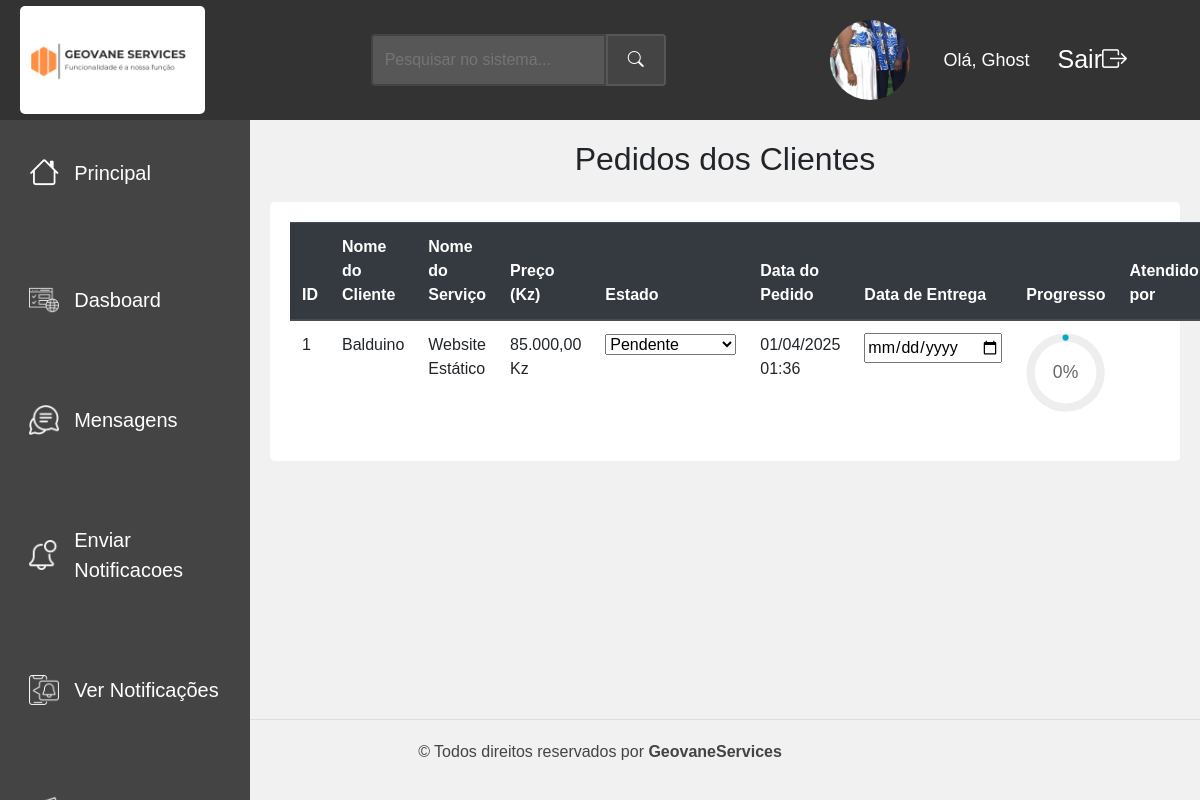
The page /funcionario/pedidos.php (signed in) on the database its author committed.
### tables this page shows
CREATE TABLE IF NOT EXISTS `funcionario` (
  `id_funcionario` int NOT NULL AUTO_INCREMENT,
  `nome` varchar(100) DEFAULT NULL,
  `sobrenome` varchar(100) DEFAULT NULL,
  `docId` varchar(20) DEFAULT NULL,
  `email` varchar(100) DEFAULT NULL,
  `telefone` varchar(20) DEFAULT NULL,
  `data_nasc` date DEFAULT NULL,
  `sexo` enum('masculino',' feminino') DEFAULT NULL,
  `endereco` varchar(255) DEFAULT NULL,
  `usuario` varchar(50) DEFAULT NULL,
  `senha` varchar(255) DEFAULT NULL,
  `conf_senha` varchar(255) DEFAULT NULL,
  `acesso` enum('funcionario','administrador') DEFAULT NULL,
  `tipo_contrato` varchar(50) NOT NULL,
  `data_contratacao` date NOT NULL,
  `id_cliente` int DEFAULT NULL,
  `imagem_perfil` varchar(255) DEFAULT NULL,
  `data_criacao` timestamp NULL DEFAULT CURRENT_TIMESTAMP,
  `menu_permissions` text,
  PRIMARY KEY (`id_funcionario`),
  KEY `id_cliente` (`id_cliente`)
);

CREATE TABLE IF NOT EXISTS `pedidos` (
  `id` int NOT NULL AUTO_INCREMENT,
  `id_cliente` int DEFAULT NULL,
  `id_servico` int DEFAULT NULL,
  `data_pedido` datetime DEFAULT CURRENT_TIMESTAMP,
  `data_entrega` datetime DEFAULT NULL,
  `estado` varchar(50) NOT NULL DEFAULT 'Pendente',
  `status` varchar(50) DEFAULT NULL,
  `id_funcionario` int DEFAULT NULL,
  PRIMARY KEY (`id`),
  KEY `id_cliente` (`id_cliente`),
  KEY `id_servico` (`id_servico`),
  KEY `fk_funcionario` (`id_funcionario`)
);

CREATE TABLE IF NOT EXISTS `cliente` (
  `id_cliente` int NOT NULL AUTO_INCREMENT,
  `nome` varchar(100) DEFAULT NULL,
  `sobrenome` varchar(100) DEFAULT NULL,
  `docId` varchar(20) DEFAULT NULL,
  `email` varchar(100) DEFAULT NULL,
  `telefone` varchar(20) DEFAULT NULL,
  `data_nasc` date DEFAULT NULL,
  `sexo` enum('masculino',' feminino') DEFAULT NULL,
  `endereco` varchar(255) DEFAULT NULL,
  `senha` varchar(255) DEFAULT NULL,
  `conf_senha` varchar(255) DEFAULT NULL,
  `imagem_perfil` varchar(255) DEFAULT NULL,
  `id_funcionario` int DEFAULT NULL,
  `saldo` decimal(10,2) NOT NULL DEFAULT '0.00',
  PRIMARY KEY (`id_cliente`),
  KEY `id_funcionario` (`id_funcionario`)
);

CREATE TABLE IF NOT EXISTS `servicos` (
  `id_servico` int NOT NULL AUTO_INCREMENT,
  `nome` varchar(100) DEFAULT NULL,
  `descricao` text,
  `preco` decimal(10,2) NOT NULL,
  `imagem` varchar(255) NOT NULL,
  `id_categoria` int DEFAULT NULL,
  PRIMARY KEY (`id_servico`),
  KEY `id_categoria` (`id_categoria`)
);

### funcionario/veryFun.php (called while the page is built, shortened)
<?php
    $nomeUsuario = $_SESSION['usuario'];
    ?>

### funcionario/pedidos.php (the view, shortened to what this page needs)
<?php
require './veryFun.php';
require '../conexao.php';
$id_funcionario = $_SESSION['id_funcionario'];
$sql = "SELECT imagem_perfil FROM Funcionario WHERE id_funcionario = $id_funcionario";
$result = $conexao->query($sql);
$funcionario = $result->fetch_assoc();
$query = "
    SELECT
        p.id AS pedido_id,
        c.nome AS cliente_nome,
        s.nome AS servico_nome,
        s.preco,
        p.estado,
        p.data_pedido,
        p.data_entrega,
        f.nome AS funcionario_nome
    FROM Pedidos p
    INNER JOIN Cliente c ON p.id_cliente = c.id_cliente
    INNER JOIN Servicos s ON p.id_servico = s.id_servico
    LEFT JOIN Funcionario f ON p.id_funcionario = f.id_funcionario
    ORDER BY p.id DESC
";
$result = $conexao->query($query);
?>
<!DOCTYPE html>
<html lang="pt-br">
<head>
    <link rel="stylesheet" href="https://maxcdn.bootstrapcdn.com/bootstrap/4.5.2/css/bootstrap.min.css">
    <link rel="stylesheet" href="https://cdn.jsdelivr.net/npm/bootstrap-icons@1.11.3/font/bootstrap-icons.min.css">
</head>
<body>
<div class="topbar">
        <div class="logo">
            <img src="../assets/logo.png" alt="Logo";>
        </div>
        <div class="search-box">
            <form action="search.php" method="GET">
                <input type="text" name="query" placeholder="Pesquisar no sistema...">
                <button type="submit"><i class="bi bi-search"></i></button>
            </form>
        </div>
        <div class="user-info">
            <div>
                <a href="perfil.php"><img src="../upload/imagens_perfil/<?php echo $funcionario['imagem_perfil']; ?>" alt="Perfil" class="perfil-img"></a>
            </div>
            <div class="username">Olá, <?php  echo  " $nomeUsuario"; ?> </div>
            <a href="logout.php" style="color: white; margin-left: 10px;">Sair<i class="bi bi-box-arrow-right"></i></a>
        </div>
    </div>
    <div class="sidebar">
        <a href="admin.php"> <span class="icon"><i class="bi bi-house"></i></span>
        <span class="txt-link">Principal</span></a>
        <a href="dashboard_admin.php"><img src="../assets/dashboard.png" alt="" class="icon" style="width: 30px;">Dasboard</a>
        <a href="chat_funcionario.php"><img src="../assets/chat.png" alt="" class="icon" style="width: 30px;">Mensagens</a>
        <a href="enviar_notificacao.php"><img src="../assets/notification.png" alt="" class="icon" style="width: 30px;">Enviar Notificacoes</a>
        <a href="ver_notificacoes.php"><img src="../assets/notifications.png" alt="" class="icon" style="width: 30px;">Ver Notificações</a>
        <a href="admin_tickets.php"><img src="../assets/tickets.png" alt="" class="icon" style="width: 30px;">Tickets</a>
    </div>
 <div class="content">
            <h2 class="text-center mb-4">Pedidos dos Clientes</h2>
            <div class="table-status">
                <table class="table table-striked">
                    <thead class="thead-dark">
                        <tr>
                            <th>ID</th>
                            <th>Nome do Cliente</th>
                            <th>Nome do Serviço</th>
                            <th>Preço (Kz)</th>
                            <th>Estado</th>
                            <th>Data do Pedido</th>
                            <th>Data de Entrega</th>
                            <th>Progresso</th>
                            <th>Atendido por</th>
                        </tr>
                    </thead>
                    <tbody>
                        <?php while ($row = $result->fetch_assoc()):
                            $estadoPedido = trim($row['estado']);
                            if ($estadoPedido == 'Pendente' || $estadoPedido == 'Cancelado') {
                                $percent = 0;
                            } elseif ($estadoPedido == 'Em andamento') {
                                $percent = 50;
                            } elseif ($estadoPedido == 'Concluído') {
                                $percent = 100;
                            } else {
                                $percent = 0;
                            }
                            if ($estadoPedido == 'Cancelado') {
                                $circleColor = '#ff0000';
                                $textColor   = '#ff0000';
                            } else {
                                $circleColor = '#00acc1';
                                $textColor   = '#666';
                            }
                            $dataEntrega = !empty($row['data_entrega'])
                                ? date("Y-m-d", strtotime($row['data_entrega']))
                                : "";
                        ?>
                        <tr>
                            <td><?php echo $row['pedido_id']; ?></td>
                            <td><?php echo $row['cliente_nome']; ?></td>
                            <td><?php echo $row['servico_nome']; ?></td>
                            <td><?php echo number_format($row['preco'], 2, ',', '.'); ?> Kz</td>
                            <td>
                                <select class="estado-select" data-id="<?php echo $row['pedido_id']; ?>">
                                    <option value="Pendente" <?php echo ($estadoPedido == 'Pendente' ? 'selected' : ''); ?>>Pendente</option>
                                </select>
                            </td>
                            <td><?php echo date("d/m/Y H:i", strtotime($row['data_pedido'])); ?></td>
                            <td>
                                <input type="date" class="data-entrega-input" data-id="<?php echo $row['pedido_id']; ?>" value="<?php echo $dataEntrega; ?>">
                            </td>
                            <td>
                                <div class="progress-circle" data-percentage="<?php echo $percent; ?>">
                                    <svg viewBox="0 0 36 36" class="circular-chart">
                                        <path class="circle-bg"
                                              d="M18 2.0845
                                                 a 15.9155 15.9155 0 0 1 0 31.831
                                                 a 15.9155 15.9155 0 0 1 0 -31.831"/>
                                        <path class="circle"
                                              stroke-dasharray="<?php echo $percent; ?>, 100"
                                              stroke="<?php echo $circleColor; ?>"
                                              d="M18 2.0845
                                                 a 15.9155 15.9155 0 0 1 0 31.831
                                                 a 15.9155 15.9155 0 0 1 0 -31.831"/>
                                        <text x="18" y="20.35" class="percentage" style="fill: <?php echo $textColor; ?>;">
                                            <?php echo $percent; ?>%
                                        </text>
                                    </svg>
                                </div>
                            </td>
                            <td>
                            </td>
                        </tr>
                        <?php endwhile; ?>
                    </tbody>
                </table>
            </div>
        </div>
    <div class="cop">
        <p class="copy">© Todos direitos reservados por <b>GeovaneServices</b></p>
    </div>
</body>
</html>

### funcionario/pedidos.php (style rules this page uses)
body { font-family: Arial, sans-serif; margin: 0; display: flex; flex-direction: column; min-height: 100vh; background-color: #f1f1f1; }
.topbar { display: flex; justify-content: space-between; align-items: center; width: 100%; height: 120px; background-color: #333; color: white; padding: 10px 20px; position: fixed; top: 0; z-index: 1000; }
.topbar .logo img { width: 185px; border-radius: 5px; }
.search-box { flex-grow: 1; display: flex; justify-content: center; margin: 0 20px; }
.search-box form { display: flex; width: 50%; }
.search-box input[type="text"] { flex-grow: 1; padding: 12px; font-size: 16px; border: 2px solid #444; border-radius: 4px 0 0 4px; background-color: #575757; color: white; }
.search-box button { padding: 12px 20px; border: 2px solid #575757; border-radius: 0 4px 4px 0; background-color: #444; color: white; cursor: pointer; }
.user-info { display: flex; align-items: center; margin-right: 20px; }
.user-info .username { margin-right: 15px; font-size: 18px; color: white; }
.user-info a { color: whitesmoke; text-decoration: none; font-size: 25px; padding: 1px 3px; border-radius: 5%; margin-right: 30px; display: flex; align-items: center; transition: color 0.3s; }
.perfil-img { width: 80px; height: 80px; object-fit: cover; border-radius: 50%; }
.sidebar { width: 250px; background-color: #444; color: white; padding-top: 80px; position: fixed; height: 100%; top: 0; padding-left: 20px; overflow-y: auto; }
.sidebar a { margin-top: 50px; text-decoration: none; color: white; display: flex; align-items: center; font-size: 20px; padding: 20px 4%; transition: 0.3s; margin-bottom: 5px; }
.sidebar a .icon, .sidebar a .txt-icon { font-size: 30px; margin-right: 15px; }
.content { margin-left: 250px; padding: 20px; flex-grow: 1; overflow-y: auto; margin-top: 120px; }
.table-status { background: white; border-radius: 5px; padding: 20px; margin-bottom: 30px; }
.cop { color: #444; text-align: center; padding: 20px; border-top: 1px solid #ddd; width: 100%; }
.circular-chart { display: block; margin: 0 auto; max-width: 80px; max-height: 80px; }
.percentage { font-size: 0.5em; text-anchor: middle; fill: #666; }

### rows shown on the page
funcionario: imagem_perfil (picture)
pedidos: id "1", id_cliente.nome "Balduino", id_servico.nome "Website Estático", id_servico.preco "85.000,00", estado+id "Pendente", data_pedido "01/04/2025 01:36", estado "0"

### other values the page prints
$nomeUsuario "Ghost"
